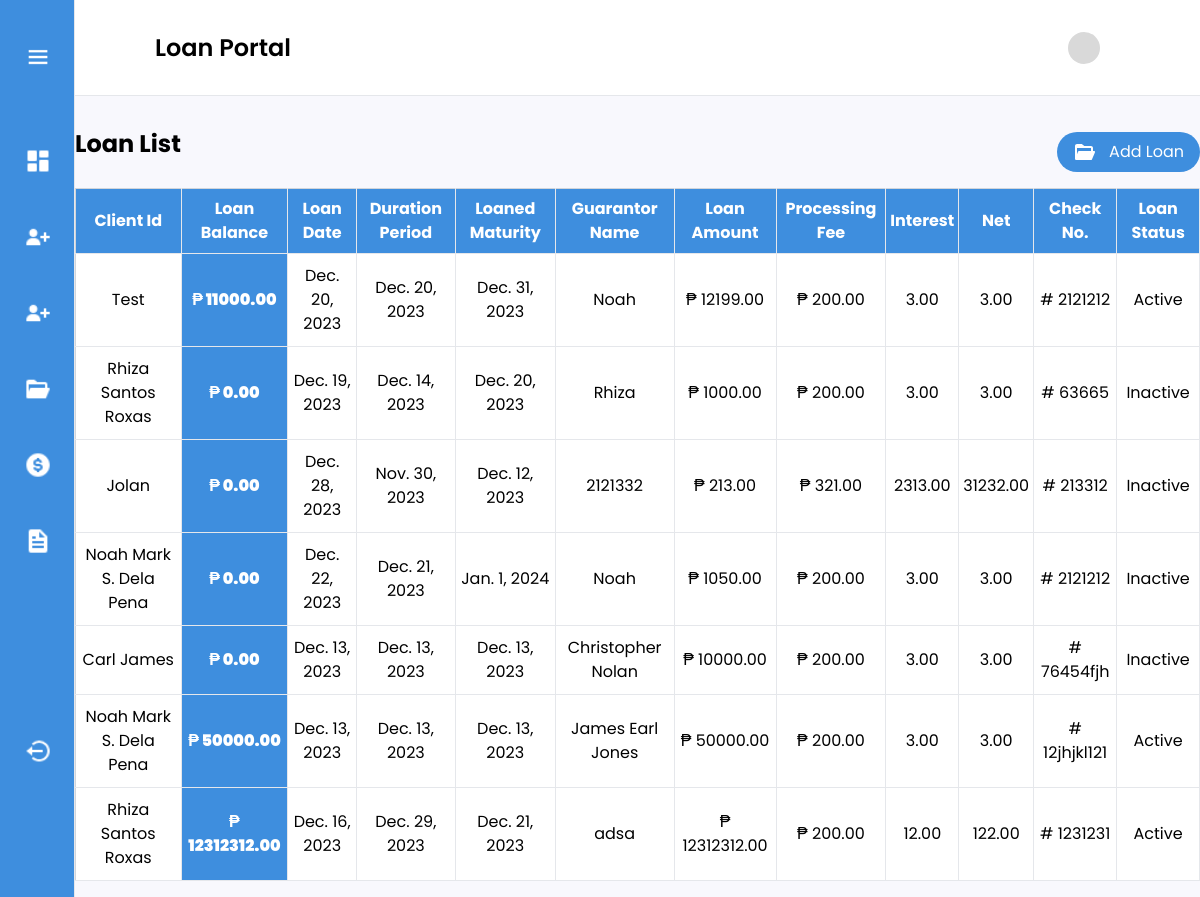
/adminUser/loanList/, run on an earlier commit of the app's database.
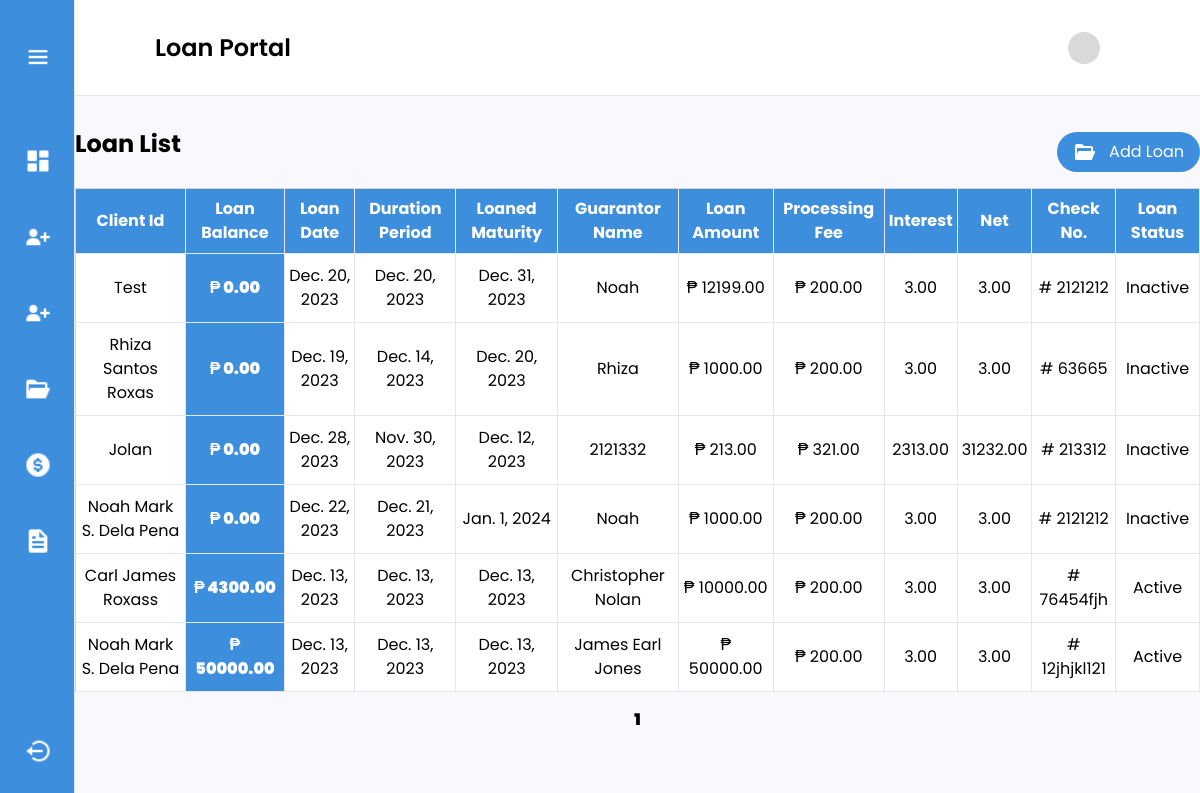
And on a later commit of the database.
### loanmanagement/models.py (models this page shows, shortened)
class Loan(models.Model):
    client_id = models.ForeignKey(Person, on_delete=models.CASCADE)
    loan_date = models.DateField()
    duration_period = models.DateField()
    interest_rate = models.DecimalField(max_digits=10, decimal_places=2)
    loan_amount = models.DecimalField(max_digits=100, decimal_places=2)
    loan_maturity = models.DateField()
    guarantor = models.CharField(max_length=250)
    processing_fee = models.DecimalField(max_digits=10, decimal_places=2)
    loan_balance = models.DecimalField(max_digits=10, decimal_places=2, null=True)
    net = models.DecimalField(max_digits=10, decimal_places=2)
    checking_no = models.CharField(max_length=250, null=False, blank=False)
    has_active_loan = models.BooleanField(default=True)

class Person(models.Model):
    name = models.CharField(max_length=250, null=False, blank=False)
    address = models.CharField(max_length=250, null=False, blank=False)
    picture = models.ImageField(upload_to='images/', null=True, blank=True)
    document = models.FileField(upload_to='documents/', null=True, blank=True)
    created_at = models.DateTimeField(auto_now_add=True)
    email = models.EmailField(max_length=254, null=True, blank=True)
    password = models.CharField(max_length=254, null=True, blank=True)
    def __str__(self):
        return self.name

### loanmanagement/views.py (the view)
# urls.py: path('loanList/', views.loan_list, name='loan_list'),
def loan_list(request):
    loans = Loan.objects.all()
    paginated = Paginator(loans, 10)
    page_number = request.GET.get("page")
    page = paginated.get_page(page_number)
    if request.method == "POST":
        form = LoanForm(request.POST)
        if form.is_valid():
            loan = form.save(commit=False)
            if loan.loan_balance == 0:
                loan.has_active_loan = False
            loan.save()
    else:
        form = LoanForm()
    return render(
        request,
        "loanPortal.html",
        {"loans": page, "form": form, "paginator": paginated},
    )

### loanmanagement/templates/loanPortal.html (shortened to what the changed rows need)
{% extends 'layout.html' %}
{% block content %}
   <div>
       <div class="flex justify-between bg-white h-24 items-center px-6 md:px-20 py-auto border-b">
            <h2 class="text-xl md:text-2xl font-semibold">Loan Portal</h2>
               {% load static %}
       </div>
                    {% load widget_tweaks %}
       <div class="mx-3 md:mx-auto max-w-[1340px] mt-8">
           <div class="flex justify-between items-center mb-3">
                <h1 class="md:text-2xl text-xl font-bold mb-4">Loan List</h1>
            </div>
           <table class="min-w-full bg-white border border-gray-300">
            <thead>
                <tr class="bg-[#3E8EDE] text-white">
                    <th class="py-2 px-1 border-b border-r">Client Id</th>
                    <th class="py-2 px-1 border-b border-r">Loan Balance</th>
                    <th class="py-2 px-1 border-b border-r">Loan Date</th>
                    <th class="py-2 px-1 border-b border-r">Duration Period</th>
                    <th class="py-2 px-1 border-b border-r">Loaned Maturity</th>
                    <th class="py-2 px-1 border-b border-r">Guarantor Name</th>
                    <th class="py-2 px-1 border-b border-r">Loan Amount</th>
                    <th class="py-2 px-1 border-b border-r">Processing Fee</th>
                    <th class="py-2 px-1 border-b border-r">Interest</th>
                    <th class="py-2 px-1 border-b border-r">Net</th>
                    <th class="py-2 px-1 border-b border-r">Check No.</th>
                    <th class="py-2 px-1 border-b border-r">Loan Status</th>
                </tr>
            </thead>
            <tbody>
                {% for loan in loans %}
                    <tr class="text-center">
                        <td class="py-2 px-1 border-b border-r py-2.5">{{ loan.client_id }}</td>
                        <td class="py-2 px-1 border-b border-r py-2.5 font-black bg-[#3E8EDE] text-white">₱ {{ loan.loan_balance }}</td>
                        <td class="py-2 px-1 border-b border-r py-2.5">{{ loan.loan_date }}</td>
                        <td class="py-2 px-1 border-b border-r py-2.5">{{ loan.duration_period }}</td>
                        <td class="py-2 px-1 border-b border-r py-2.5">{{ loan.loan_maturity }}</td>
                        <td class="py-2 px-1 border-b border-r py-2.5">{{ loan.guarantor }}</td>
                        <td class="py-2 px-1 border-b border-r py-2.5">₱ {{ loan.loan_amount }}</td>
                        <td class="py-2 px-1 border-b border-r py-2.5">₱ {{ loan.processing_fee }}</td>
                        <td class="py-2 px-1 border-b border-r py-2.5">{{ loan.interest_rate }}</td>
                        <td class="py-2 px-1 border-b border-r py-2.5">{{ loan.net }}</td>
                        <td class="py-2 px-1 border-b border-r py-2.5"># {{ loan.checking_no }}</td>
                        <td class="py-2 px-1 border-b border-r py-2.5">
                            {% if loan.has_active_loan %}
                                Active
                            {% else %}
                                Inactive
                            {% endif %}
                        </td>
                    </tr>
                {% endfor %}
            </tbody>
        </table>
         <div class="flex justify-center mt-4">
        <ul class="pagination flex justify-center items-center gap-5">
            {% for num in loans.paginator.page_range %}
                {% if loans.number == num %}
                    <li class="active font-black"><span>{{ num }} <span class="sr-only">(current)</span></span></li>
                {% else %}
                    <li><a href="?page={{ num }}">{{ num }}</a></li>
                {% endif %}
            {% endfor %}
        </ul>
    </div>
       </div>
   </div>
{% endblock %}

What changed in the data, as far as the page shows it:
removed Loan: client_id "Rhiza Santos Roxas", loan_balance "12312312.00", loan_date "Dec. 16, 2023", duration_period "Dec. 29, 2023", loan_maturity "Dec. 21, 2023", guarantor "adsa", loan_amount "12312312.00", processing_fee "200.00", interest_rate "12.00", net "122.00", checking_no "1231231", has_active_loan "Active"
changed Loan "Dec. 31, 2023": loan_balance "11000.00" → "0.00"; has_active_loan "Active" → "Inactive"
changed Loan "Dec. 22, 2023": loan_amount "1050.00" → "1000.00"
changed Loan "Christopher Nolan": client_id "Carl James" → "Carl James Roxass"; loan_balance "0.00" → "4300.00"; has_active_loan "Inactive" → "Active"
Also different on the page:
new list line: "1"
